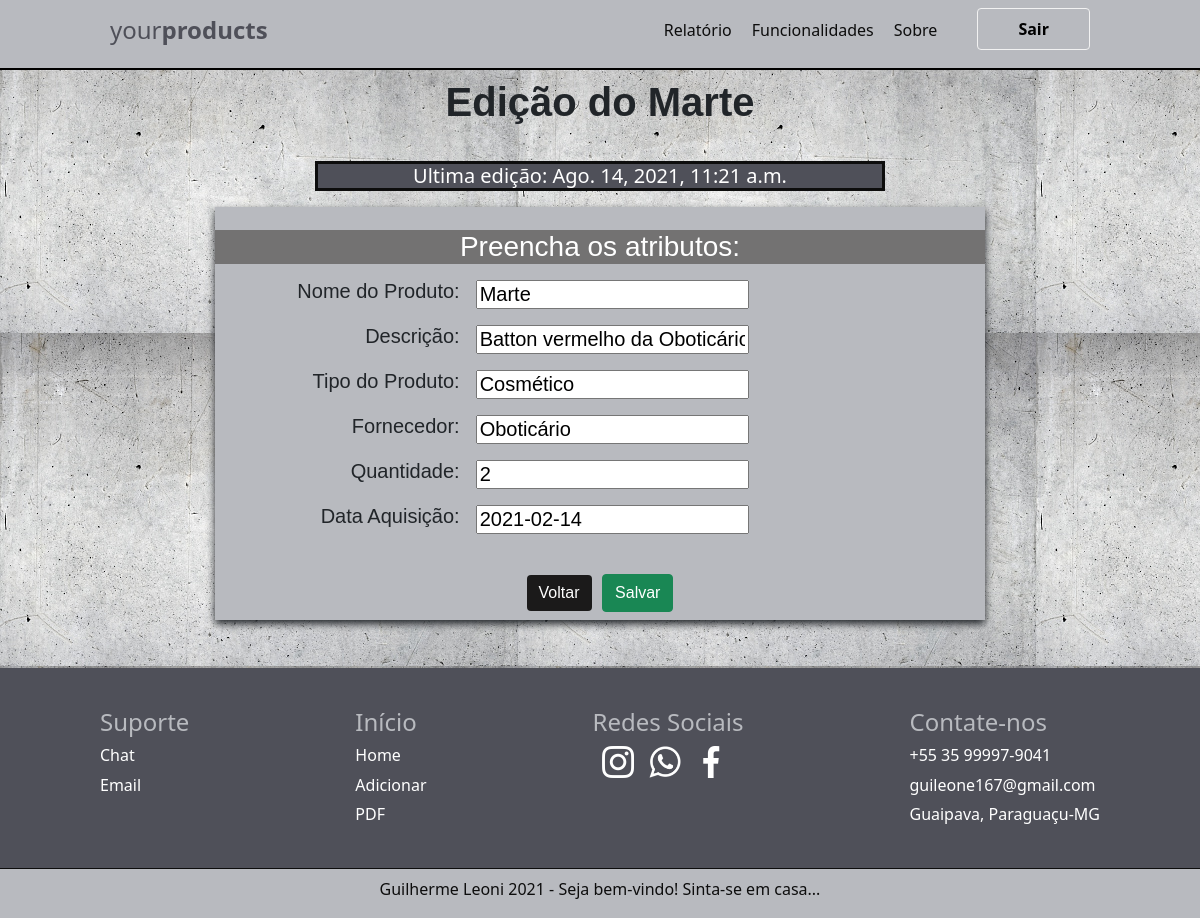
/edit/3/, run on an earlier commit of the app's database.
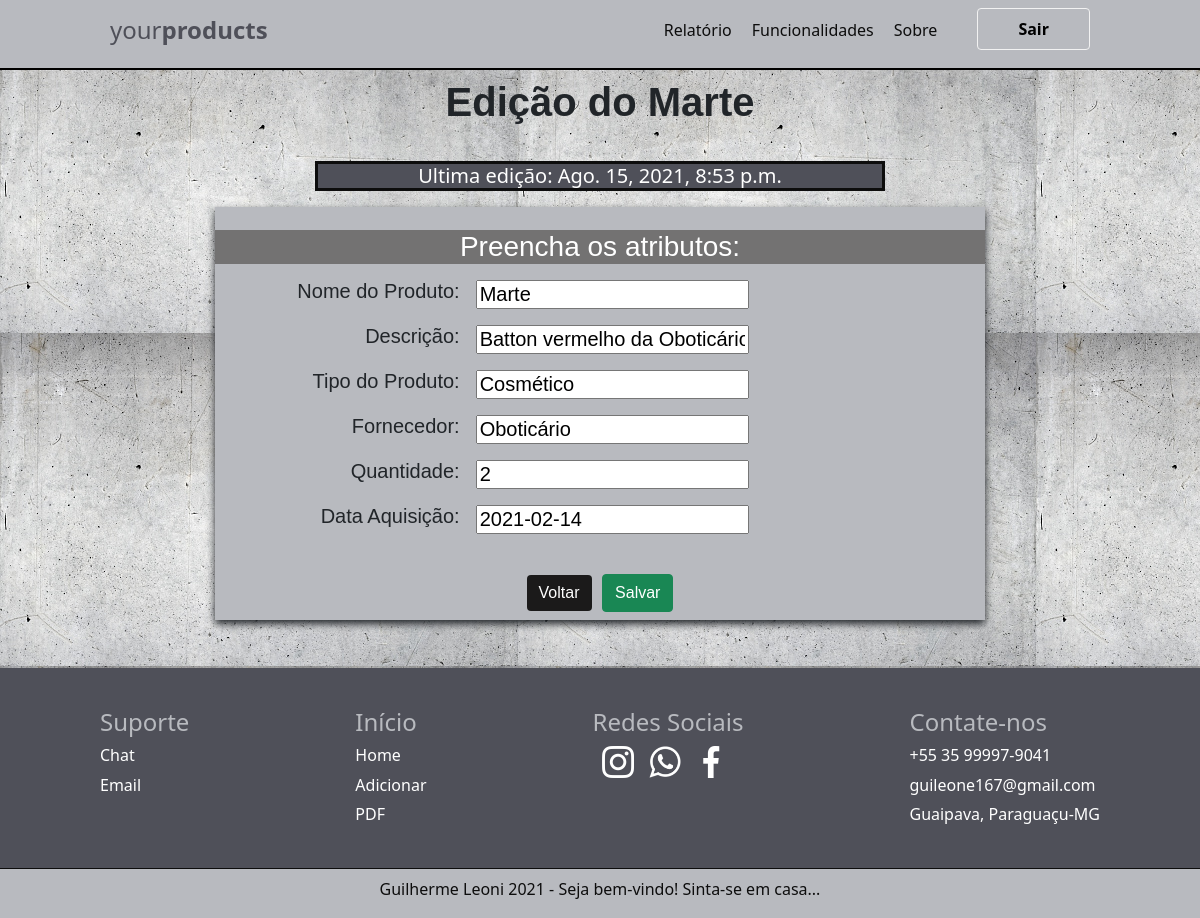
And on a later commit of the database.
### produto/models.py (models this page shows, shortened)
class produto(models.Model):
    nome = models.CharField(max_length=100)
    tipo = models.CharField(max_length=100)
    descricao = models.CharField(max_length=100)
    data = models.DateField()
    fornecedor = models.CharField(max_length=100)
    quantidade = models.IntegerField(max_length=100)
    criado_em = models.DateTimeField(auto_now_add=True)
    editado_em = models.DateTimeField(auto_now=True)

### produto/views.py (the view)
# urls.py: path('edit/<int:pk>/', edit, name='edit'),
def edit(request, pk):
    data = {}
    data['db'] = produto.objects.get(pk=pk)
    data['form'] = produtoForm(instance=data['db'])
    return render(request, 'produtos/form.html', data)

### produto/forms.py
class produtoForm(ModelForm):
    class Meta:
        model = produto
        fields = ['nome', 'tipo', 'descricao', 'fornecedor','quantidade', 'data']

### produto/templates/produtos/form.html (shortened to what this page needs)
{% extends 'base.html' %}
{% block content%}
    <div class="col-6 m-auto pt-2 pb-2 text-center">
        {% if db%}
            <h1>Edição do {{db.nome}}</h1>
        {% else %}
            <h1>Cadastro</h1>
        {% endif %}
    </div>
    {% if db %}
        <div class="col-6 pt-2 pb-2 text-center" id="div-edicao">
            <h3 id="edicao">Ultima edição: {{db.editado_em}}</h3>
        </div>
    {% endif %}
    <div class="col-8 pb-5 text-center" id="form-items">
        <div id="result">
            <form name="form" id="form" action="{% if db %}/update/{{db.id}}/{% else %}/create/{% endif %}" method="post">
                <br>
                <h3>Preencha os atributos: </h3>
                <div class="row">
                    <div class="col-4 p-2 text-end">
                        Nome do Produto:
                    </div>
                    <div class="col-8 p-2 text-start">
                        {{form.nome}}
                    </div>
                </div>
                <div class="row">
                    <div class="col-4 p-2 text-end">
                        Descrição:
                    </div>
                    <div class="col-8 p-2 text-start">
                        {{form.descricao}}
                    </div>
                </div>
                <div class="row">
                    <div class="col-4 p-2 text-end">
                        Tipo do Produto:
                    </div>
                    <div class="col-8 p-2 text-start">
                        {{form.tipo}}
                    </div>
                </div>
                <div class="row">
                    <div class="col-4 p-2 text-end">
                        Fornecedor:
                    </div>
                    <div class="col-8 p-2 text-start">
                        {{form.fornecedor}}
                    </div>
                </div>
                <div class="row">
                    <div class="col-4 p-2 text-end">
                        Quantidade:
                    </div>
                    <div class="col-8 p-2 text-start">
                        {{form.quantidade}}
                    </div>
                </div>
                <div class="row">
                    <div class="col-4 p-2 text-end">
                        Data Aquisição:
                    </div>
                    <div class="col-8 p-2 text-start">
                        {{form.data}}
                    </div>
                </div>
                <div class="p-2">
                    <button onclick="history.go(-1);" class="btn btn-info mt-4">Voltar</button>
                    <input type="submit" class="btn btn-success mt-4" id="salvar" value="Salvar">
                </div>
            </form>
        </div>
    </div>
{% endblock %}

What changed in the data, as far as the page shows it:
changed produto "Marte": editado_em "Ago. 14, 2021, 11:21 a.m." → "Ago. 15, 2021, 8:53 p.m."
